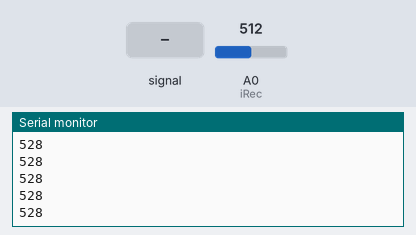
Simulated run of this sketch. Board: Arduino Uno, built with avr-gcc and run on an emulated ATmega328P. On the bench: the last lines printed to the serial monitor. The test bench sets the inputs (shaded band); at power-on: A0 (iRec) = 512.

Above: at 1.2 s.
1.3 s: A0 (iRec) fed a 200 Hz sine of ±81 counts around its level
At 2.1 s:
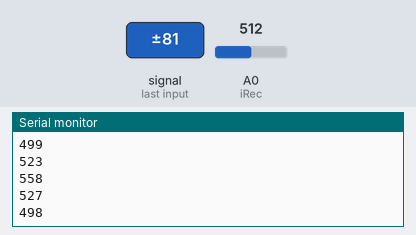
2.8 s: A0 (iRec) set to 716
At 3.9 s:
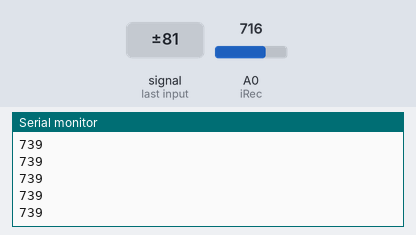
4.3 s: A0 (iRec) set to 900
At 4.8 s:
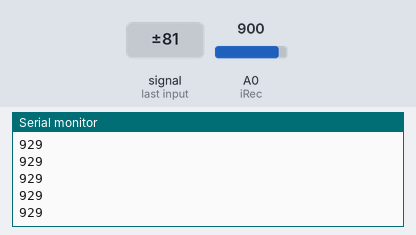
Timing chart, 0 to 7.3 s (numbered marks = the images above; inputs shaded):
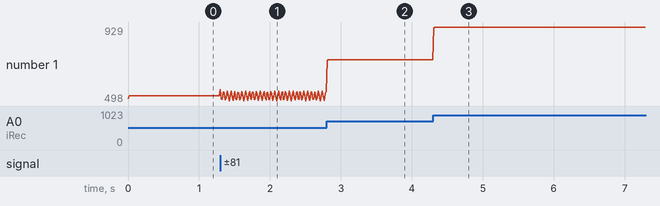

Measured:
- after the input at 1.3 s, the serial monitor: prints a new line at once (image 1)
- after the input at 2.8 s, the serial monitor: prints a new line at once (image 2)
- after the input at 4.3 s, the serial monitor: prints a new line at once (image 3)
- plotted number 1: 528 → 554 after the input at 1.3 s, 554 → 739 after the input at 2.8 s, 739 → 929 after the input at 4.3 s

The sketch:

Capteur_sonore_GROVE.ino
```cpp
/*
    ** Mesure intensité sonore module Grove **
       PIN A0 Module shield GROVE
       Traceur série (Outils,...) -> Baud rate 115200.
*/

const int iRec = A0;
long lTra = 0;
int iBcl = 0;

void setup() {
  Serial.begin(115200);
}

void loop() {
  for (iBcl = 0; iBcl < 32; iBcl++)
  {
    lTra += analogRead(iRec);
  }

  lTra >>= 5;

  Serial.println(lTra);
  delay(10);
}
```
